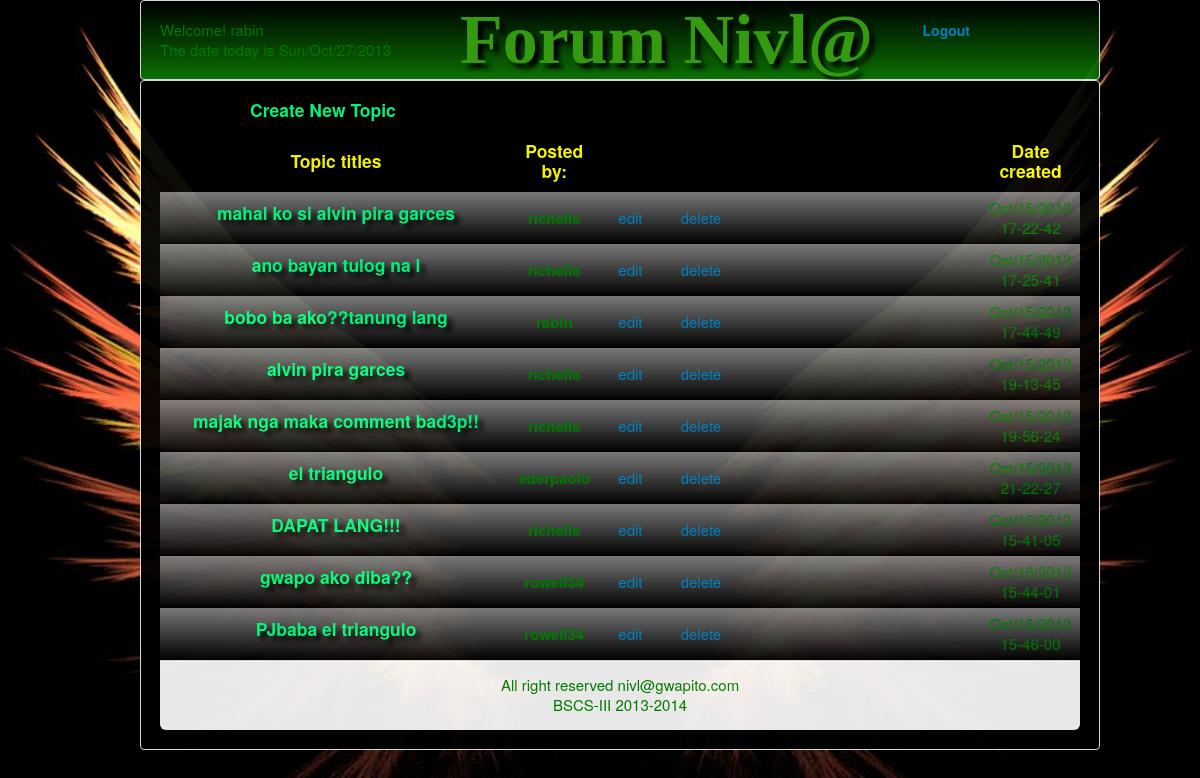
The app's page /forum/home.php (signed in) with its own data.
### tables this page shows
CREATE TABLE IF NOT EXISTS `topics` (
  `username` varchar(11) NOT NULL,
  `title` varchar(100) NOT NULL,
  `body` text NOT NULL,
  `created` timestamp NOT NULL DEFAULT CURRENT_TIMESTAMP,
  `topic_id` int(11) NOT NULL AUTO_INCREMENT,
  PRIMARY KEY (`topic_id`),
  KEY `user_id` (`username`),
  KEY `user_id_2` (`username`)
);

### forum/view_topics.php (the view, shortened to what this page needs)
<?php
						$topic = mysql_query("SELECT * FROM topics");
						echo "<table id='table'>
							<tr border='1'>
							<th colspan='4'><h4 style='color:yellow;'>Topic titles</h4></th>
							<th colspan='4'><h4 style='color:yellow;'>Posted by:</h4></th>
							<th>&nbsp; &nbsp; &nbsp; &nbsp; &nbsp; &nbsp; &nbsp; &nbsp; &nbsp; &nbsp; &nbsp;</th>
							<th>&nbsp; &nbsp; &nbsp; &nbsp; &nbsp; &nbsp; &nbsp; &nbsp; &nbsp; &nbsp; &nbsp;</th>
							<th>&nbsp; &nbsp; &nbsp; &nbsp; &nbsp; &nbsp; &nbsp; &nbsp; &nbsp; &nbsp; &nbsp;</th>
							<th>&nbsp; &nbsp; &nbsp; &nbsp; &nbsp; &nbsp; &nbsp; &nbsp; &nbsp; &nbsp; &nbsp;</th>
							<th>&nbsp; &nbsp; &nbsp; &nbsp; &nbsp; &nbsp; &nbsp; &nbsp; &nbsp; &nbsp; &nbsp;</th>
							<th>&nbsp; &nbsp; &nbsp; &nbsp; &nbsp; &nbsp; &nbsp; &nbsp; &nbsp; &nbsp; &nbsp;</th>
							<th ><h4 style='color:yellow;'>Date created</h4></th>
							</tr>";
							if (mysql_num_rows($topic)>0)
							while($row = mysql_fetch_array($topic))
							  {
							  echo "<tr>";
							  $user = $row['username'];
							  $edit_topic = $row['topic_id'];
							 $deleteid = $row['topic_id'];
							 $topic_id = $row['topic_id'];
							 $title = $row['title'];
							 $created = strftime("%b/%d/%Y<br/> %H-%M-%S",strtotime($row['created']));
							 echo "<td colspan='4'><center><h4><a href='view.php?topic_id=$topic_id'>$title</a></h4></center><br/></td>";
							 echo "<td colspan='4'><center><b>$user</b></center></td>";
							 echo "<td><center><a href='edit_topic.php?topic_id=$edit_topic'>edit</a></center></td>";
							 echo "<td><center><a href='delete_topic.php?topic_id=$deleteid'>delete</a></center></td>";
							 echo "<td></td>";
							 echo "<td></td>";
							 echo "<td></td>";
							 echo "<td></td>";
							 echo "<td><center>$created</center></td>";
							  echo "</tr>";
							  }
							echo "</table>";
?>

### forum/home.php (style rules this page uses)
body { background-image:url('assets/img/wall.jpg'); background-repeat: no-repeat; background-attachment:fixed; background-size:100% 135%; color:green; font-size:15px; }
h4 a { color: #00FF7F; text-shadow:5px 5px 5px black; display:block; width:350px; height:10px; }
table tr td { background:-moz-linear-gradient(top,gray ,black); background: -webkit-gradient(linear, left top, left bottom, from(gray), to(black)); text-decoration:none; }

### records on screen
topics: title "mahal ko si alvin pira garces", username "richelle", created "Oct/15/2013 17-22-42"
topics: title "ano bayan tulog na l", username "richelle", created "Oct/15/2013 17-25-41"
topics: title "bobo ba ako??tanung lang", username "rabin", created "Oct/15/2013 17-44-49"
topics: title "alvin pira garces", username "richelle", created "Oct/15/2013 19-13-45"
topics: title "majak nga maka comment bad3p!!", username "richelle", created "Oct/15/2013 19-56-24"
topics: title "el triangulo", username "ederpaolo", created "Oct/15/2013 21-22-27"
topics: title "DAPAT LANG!!!", username "richelle", created "Oct/16/2013 15-41-05"
topics: title "gwapo ako diba??", username "rowell34", created "Oct/16/2013 15-44-01"
topics: title "PJbaba el triangulo", username "rowell34", created "Oct/16/2013 15-46-00"

### other values on screen
$_SESSION['username'] "rabin"
